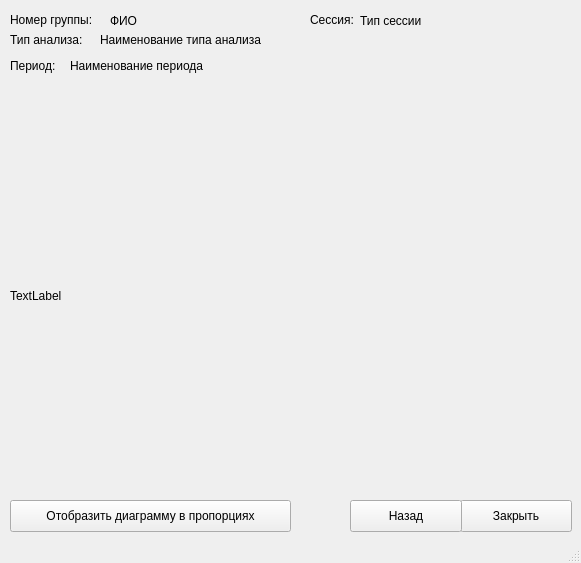
<?xml version="1.0" encoding="UTF-8"?>
<ui version="4.0">
 <class>MainWindow</class>
 <widget class="QMainWindow" name="MainWindow">
  <property name="geometry">
   <rect>
    <x>0</x>
    <y>0</y>
    <width>581</width>
    <height>563</height>
   </rect>
  </property>
  <property name="windowTitle">
   <string>Аналитика: вывод диаграммы</string>
  </property>
  <widget class="QWidget" name="centralwidget">
   <widget class="QPushButton" name="pushButton">
    <property name="geometry">
     <rect>
      <x>460</x>
      <y>500</y>
      <width>112</width>
      <height>32</height>
     </rect>
    </property>
    <property name="text">
     <string>Закрыть</string>
    </property>
   </widget>
   <widget class="QPushButton" name="pushButton_2">
    <property name="geometry">
     <rect>
      <x>350</x>
      <y>500</y>
      <width>112</width>
      <height>32</height>
     </rect>
    </property>
    <property name="text">
     <string>Назад</string>
    </property>
   </widget>
   <widget class="QLabel" name="label_11">
    <property name="geometry">
     <rect>
      <x>10</x>
      <y>110</y>
      <width>551</width>
      <height>371</height>
     </rect>
    </property>
    <property name="minimumSize">
     <size>
      <width>400</width>
      <height>0</height>
     </size>
    </property>
    <property name="text">
     <string>TextLabel</string>
    </property>
   </widget>
   <widget class="QLabel" name="label_3">
    <property name="geometry">
     <rect>
      <x>10</x>
      <y>10</y>
      <width>111</width>
      <height>20</height>
     </rect>
    </property>
    <property name="text">
     <string>Номер группы:</string>
    </property>
   </widget>
   <widget class="QLabel" name="label_4">
    <property name="geometry">
     <rect>
      <x>110</x>
      <y>10</y>
      <width>361</width>
      <height>21</height>
     </rect>
    </property>
    <property name="text">
     <string>ФИО</string>
    </property>
   </widget>
   <widget class="QLabel" name="label_5">
    <property name="geometry">
     <rect>
      <x>310</x>
      <y>10</y>
      <width>51</width>
      <height>20</height>
     </rect>
    </property>
    <property name="text">
     <string>Сессия:</string>
    </property>
   </widget>
   <widget class="QLabel" name="label_7">
    <property name="geometry">
     <rect>
      <x>360</x>
      <y>10</y>
      <width>141</width>
      <height>21</height>
     </rect>
    </property>
    <property name="text">
     <string>Тип сессии</string>
    </property>
   </widget>
   <widget class="QLabel" name="label_9">
    <property name="geometry">
     <rect>
      <x>10</x>
      <y>30</y>
      <width>81</width>
      <height>20</height>
     </rect>
    </property>
    <property name="text">
     <string>Тип анализа:</string>
    </property>
   </widget>
   <widget class="QLabel" name="label_10">
    <property name="geometry">
     <rect>
      <x>100</x>
      <y>30</y>
      <width>373</width>
      <height>20</height>
     </rect>
    </property>
    <property name="text">
     <string>Наименование типа анализа</string>
    </property>
   </widget>
   <widget class="QLabel" name="label_8">
    <property name="geometry">
     <rect>
      <x>70</x>
      <y>50</y>
      <width>373</width>
      <height>31</height>
     </rect>
    </property>
    <property name="text">
     <string>Наименование периода</string>
    </property>
   </widget>
   <widget class="QLabel" name="label">
    <property name="geometry">
     <rect>
      <x>10</x>
      <y>55</y>
      <width>58</width>
      <height>21</height>
     </rect>
    </property>
    <property name="text">
     <string>Период:</string>
    </property>
   </widget>
   <widget class="QPushButton" name="pushButton_3">
    <property name="geometry">
     <rect>
      <x>10</x>
      <y>500</y>
      <width>281</width>
      <height>32</height>
     </rect>
    </property>
    <property name="text">
     <string>Отобразить диаграмму в пропорциях</string>
    </property>
   </widget>
  </widget>
  <widget class="QStatusBar" name="statusbar"/>
 </widget>
 <resources/>
 <connections/>
</ui>
